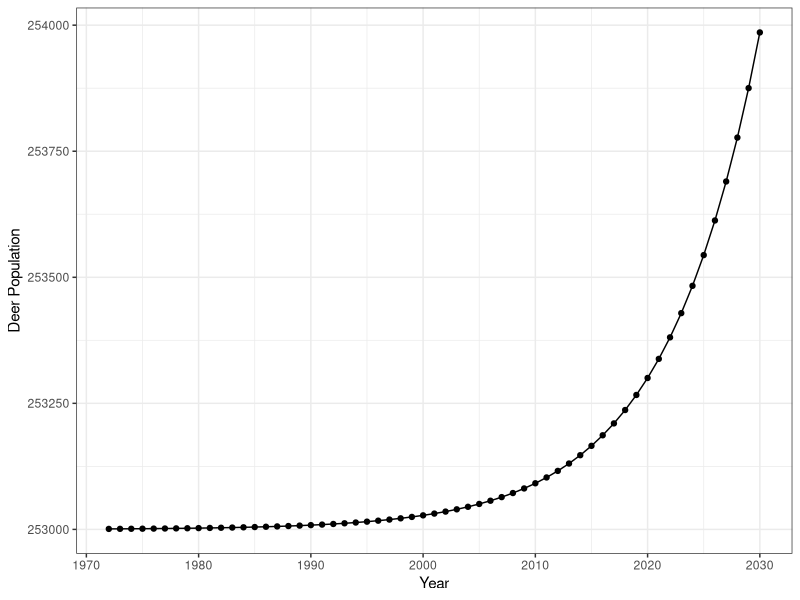
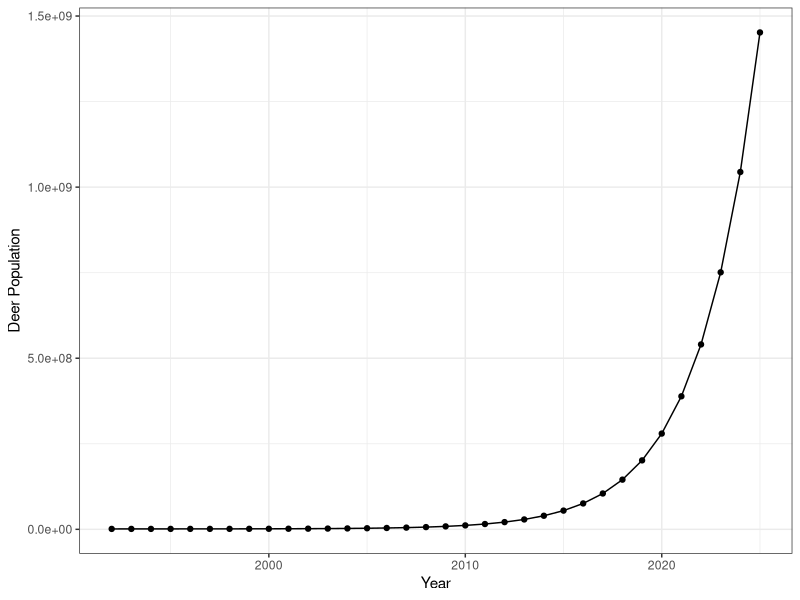
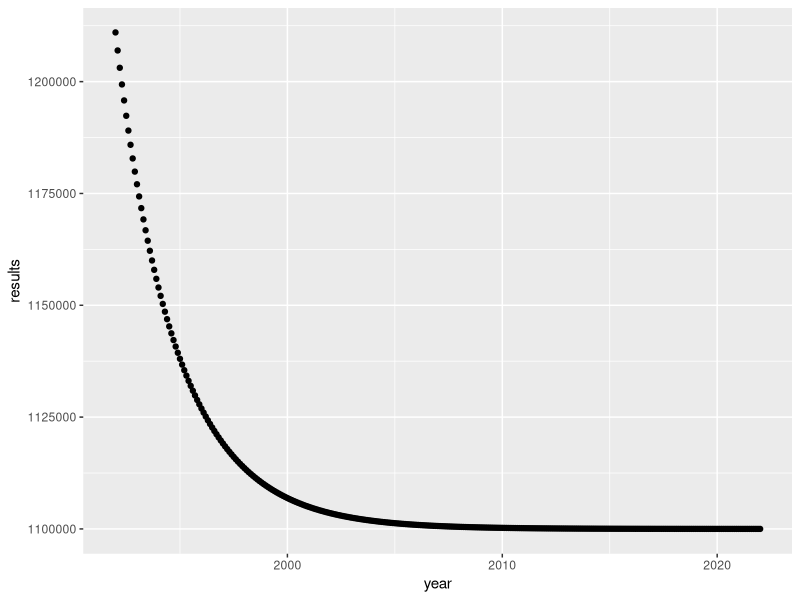
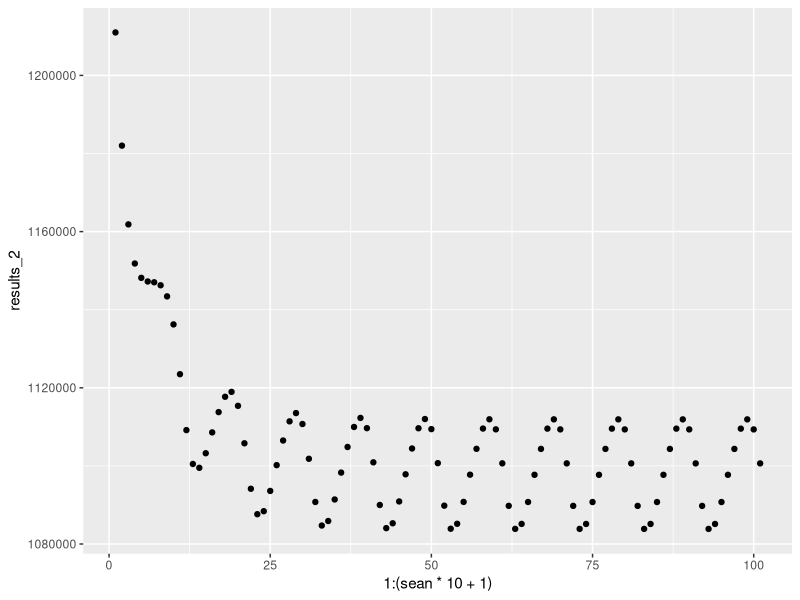
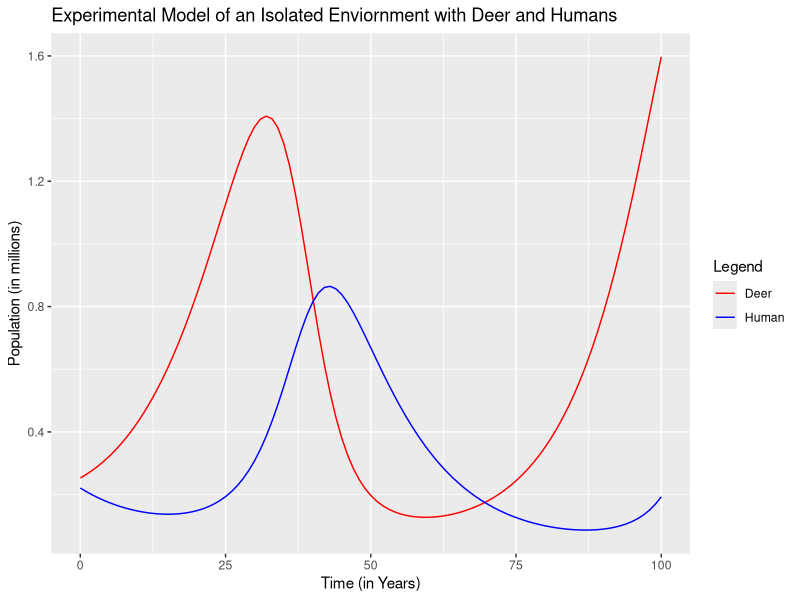

The R source for these figures, in order: (Note: this script raises an error after producing the figures.)
# Final Models for Paper

library(tidyverse)
library(deSolve)



# Euler's Method Function -------------------------------------------------

euler <- function(dy.dt=function(t,y){}, h, y0, start=0, end=1) {
  nsteps <- (end-start)/h
  ys <- numeric(nsteps+1)
  ys[1] <- y0
  for (i in 1:nsteps) {
    t <- start + (i-1)*h
    ys[i+1] <- ys[i] + h*dy.dt(t,ys[i])
  }
  ys
}

# Model 1- Natural Pop Growth ---------------------------------------------

#Start with the natural dynamics. The law of exponential evolution or Malthus law. 
#We use r = .118849 based on file 'EDA.R' growth rate from first two data points (before carrying capacity is reached)

#dy/dt = ry(t)

r <- .118849

model1 <- function(r, t) {
  exp(r*(t-1972)) + 253000
}

t <- c(1972:2030)

results <- model1(r, t)
results <- data.frame(results)
results <- results %>%
  mutate(year = c(1972:2030))

results %>%
  ggplot(mapping = aes(x = year, y = results)) +
  geom_point()+
  geom_line() +
  xlab("Year") +
  ylab("Deer Population") +
  theme_bw()




# Model 2- Natural Growth and Constant Harvest by Time --------------------
#Model 2
#dy/dt = r y(t) - B
#y(t)=(y_0-B/r) e^(r(t-t_0))+B/r

#r = .33 (adjusted r based on an isolated value of growth when accounting for harvest effects and starting at 1992)

model2 <- function(y0, t, r, B) {
  (y0 - (B/r)) * exp(r*(t- 1992)) + (B/r)
}


t <- c(1992:2025)
results <- model2(1211000, t, .33, 390703.5)
results <- data.frame(results)
results <- results %>%
  mutate(year = c(1992:2025))

results %>%
  ggplot(mapping = aes(x = year, y = results)) +
  geom_point()+
  geom_line() +
  xlab("Year") +
  ylab("Deer Population") +
  theme_bw()




# Model 3: Model based on logistic equation -------------------------------
# dy/dt = r y(t) - r / K * y^2(t)
# incorporates carrying capacity (K)

years = 30
r=.33
deerpop = 1211000

results<-euler(dy.dt=function(t,y){(r*y) - ((r/1100000)*y^2)}, .1,deerpop , 0, years)

results <- data.frame(results)
results$x <- 1:(years*10+1)
results$year <- 1992+(results$x-1)*0.1

ggplot(results, aes(x= year, y = results)) +
  geom_point() 



# Model 4- Carrying Capacity,  Harvest,  Pop Growth -----------------------
sean = 10 
b = 390700
r=2.16
deerpop = 1211000 ##253000 
## b is the estimated harvest per year
## results 2 is the carrying capacity model plus estimated harvest per year it is a little low 
## Adjusted carrying capacity as it was being affected by the constant harvest 
results_2<-euler(dy.dt=function(t,y){(r*y) - 0.18*(exp((-2*(sin(t*pi))^2)))*y -  ((r/(1100000+(b/1.4)))*y^2)-(b)}, .1,deerpop , 0, sean)


## adjusted the carrying capacity value in the function by adding back in a factor of the estimated harvest value per year



results_2 <- data.frame(results_2)

ggplot(results_2, mapping = aes(x = 1:(sean*10 +1), y = results_2)) +
  geom_point()






# Lotka-Volterra Model ----------------------------------------------------
#An experimental model treating humans as a "predator" of deer
# Similar Code from https://www.r-bloggers.com/2010/03/lotka-volterra-model%C2%A0%C2%A0intro/.
# Actual code written based off of: https://cran.r-project.org/web/packages/deSolve/vignettes/deSolve.pdf
# Then converted into a function
## EXPERIMENTAL MODEL - ISOLATED ENVIRIONMENT


PreyPred <- function(x_prey, y_pred, a, b, g, d){
  
  Pars <- c(a, b, g, d)
  Init_Conds <- c(x = x_prey, y = y_pred)
  
  
  LotVmodel <- function (Time, Init_Conds, Pars) {
    with(as.list(c(Init_Conds, Pars)), {
      dX = x*(a - b*y)
      dY = -y*(g - d*x)
      return(list(c(dX, dY)))
    })
  }
  
  Time <- seq(0, 100, by = 1)
  df <- as.data.frame(ode(func = LotVmodel, y = Init_Conds, parms = Pars, times = Time, method = "euler"))
  
  
  ggplot(df) + 
    geom_line(aes(x=time, y = x, color ="Deer")) +
    geom_line(aes(x=time, y = y, color = "Human")) +
    xlab('Time (in Years)') +
    ylab('Population (in millions)') +
    ggtitle("Experimental Model of an Isolated Enviornment with Deer and Humans") + 
    scale_color_manual(name = "Legend", values = c("Human" = "blue", "Deer" = "red"))
  
}


PreyPred(0.253, 0.2209, 0.11, 0.3, 0.088, 0.15)

## 0.11 is the initial growth rate from 1972 - 1982
## 0.3 is the average rate of which the the amount of deer is harvested each year.
## 0.088 is the average death rate of human beings.
## 0.15 is the rate in which predators increase by consuming prey. Estimate.






# EDA- Basic Graphs of the Data -------------------------------------------
colors <- c("Deer Population" = "red", "Deer Harvest" = "blue", "Deer Hunters" = "orange")

deer %>%
  ggplot(aes(x = Year)) +
  geom_point(mapping = aes(y = Deer_Population, color = "Deer Population")) +
  geom_line(aes(y = Deer_Population, color = "Deer Population")) +
  geom_point(aes(y = Deer_Harvest, color = "Deer Harvest")) +
  geom_line(aes(y = Deer_Harvest, color = "Deer Harvest")) +
  geom_point(aes(y= Total_Deer_Hunters, color = "Deer Hunters")) +
  geom_line(aes(y = Total_Deer_Hunters, color = "Deer Hunters")) +
  xlab("Year") +
  ylab("Deer Population")+
  labs(color = "Key")+
  scale_color_manual(values = colors)+
  theme_bw()


# Visualizations - model graphs -------------------------------------------

# b(t)
b <- function(t){0.18*(exp((-2*(sin(t*pi))^2)))} 
ggplot(data.frame(x=seq(0,5,by=.001)), aes(x=x)) + 
  stat_function(fun=b) +
  labs(x="t", y="b(t)")

# Sean's model graph (cleaned)
sean = 10 
b = 390700
r=2.16
deerpop = 1211000
results_2<-euler(dy.dt=function(t,y){(r*y) - 0.18*(exp((-2*(sin(t*pi))^2)))*y -  ((r/(1100000+(b/1.4)))*y^2)-(b)}, .1,deerpop , 0, sean)

results_2 <- data.frame(results_2)
colnames(results_2) <- "Deer Population"
results_2$x <- 1:(sean*10+1)
results_2$Year <- 1992+(results_2$x-1)*0.1

ggplot(results_2, mapping = aes(x = Year, y = `Deer Population`)) +
  geom_point()+
  geom_line()



# Euler's Visualizations --------------------------------------------------
# A simplified example of Euler's method with different h values if wanting
# to use visuals to explain Euler's method in paper

#Graph of actual function: y = x^2
x_2 = function(x){x^2}
ggplot(data.frame(x=c(-10:10)), aes(x=x)) + 
  stat_function(fun=x_2)

#Modified (simplified) version of Nicole's function
euler2 <- function(dy.dt=function(t){}, h, y0, start=0, end=1) {
  nsteps <- (end-start)/h
  ys <- numeric(nsteps+1)
  ys[1] <- y0
  for (i in 1:nsteps) {
    t <- start + (i-1)*h
    ys[i+1] <- ys[i] + h*dy.dt(t)
  }
  ys
}

dy_dx = function(x){2*x}

#Euler's: Step size of 5
results_5 <- euler2(dy_dx, 5,100,-10,10)
results_5 <- as.data.frame(results_5)
colnames(results_5) <- "y"
results_5$change_x <- 1:(20/5+1)
results_5$x <- -10+(results_5$change_x-1)*5
ggplot(results_5, aes(x=x, y=y)) +
  geom_point()

#Euler's: Step size of 2
results_4 <- euler2(dy_dx, 2,100,-10,10)
results_4 <- as.data.frame(results_4)
colnames(results_4) <- "y"
results_4$change_x <- 1:(20/2+1)
results_4$x <- -10+(results_4$change_x-1)*2
ggplot(results_4, aes(x=x, y=y)) +
  geom_point()

#Eulers: Step size of 1
results_1 <- euler2(dy_dx, 1,100,-10,10)
results_1 <- as.data.frame(results_1)
colnames(results_1) <- "y"
results_1$change_x <- 1:(20+1)
results_1$x <- -10+(results_1$change_x-1)
ggplot(results_1, aes(x=x, y=y)) +
  geom_point()

#Euler's: Step size of .1
results_2 <- euler2(dy_dx, .1,100,-10,10)
results_2 <- as.data.frame(results_2)
colnames(results_2) <- "y"
results_2$change_x <- 1:(20*10+1)
results_2$x <- -10+(results_2$change_x-1)*.1
ggplot(results_2, aes(x=x, y=y)) +
  geom_point()

#Euler's: Step size of .01
results_3 <- euler2(dy_dx, .01,100,-10,10)
results_3 <- as.data.frame(results_3)
colnames(results_3) <- "y"
results_3$change_x <- 1:(20*100+1)
results_3$x <- -10+(results_3$change_x-1)*.01
ggplot(results_3, aes(x=x, y=y)) +
  geom_point()
